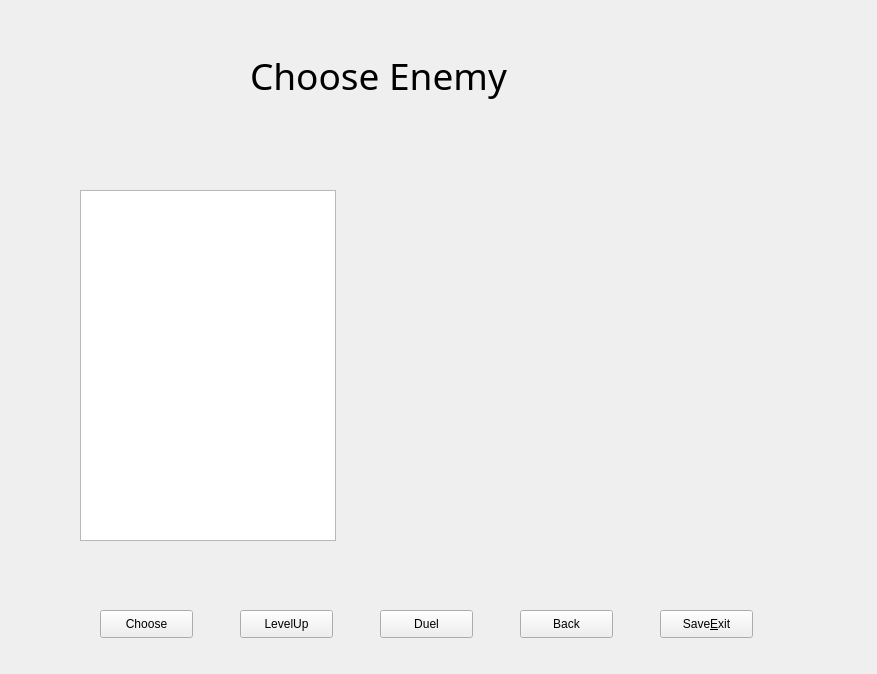
<?xml version="1.0" encoding="UTF-8"?>
<ui version="4.0">
 <class>BattleFiled</class>
 <widget class="QWidget" name="BattleFiled">
  <property name="geometry">
   <rect>
    <x>0</x>
    <y>0</y>
    <width>877</width>
    <height>674</height>
   </rect>
  </property>
  <property name="windowTitle">
   <string>Form</string>
  </property>
  <widget class="QPushButton" name="BattleType1">
   <property name="geometry">
    <rect>
     <x>100</x>
     <y>610</y>
     <width>93</width>
     <height>28</height>
    </rect>
   </property>
   <property name="text">
    <string>Choose</string>
   </property>
  </widget>
  <widget class="QPushButton" name="BattleType2">
   <property name="geometry">
    <rect>
     <x>380</x>
     <y>610</y>
     <width>93</width>
     <height>28</height>
    </rect>
   </property>
   <property name="text">
    <string>Duel</string>
   </property>
  </widget>
  <widget class="QPushButton" name="Save">
   <property name="geometry">
    <rect>
     <x>660</x>
     <y>610</y>
     <width>93</width>
     <height>28</height>
    </rect>
   </property>
   <property name="text">
    <string>Save&amp;Exit</string>
   </property>
  </widget>
  <widget class="QListWidget" name="PokeList">
   <property name="geometry">
    <rect>
     <x>80</x>
     <y>190</y>
     <width>256</width>
     <height>351</height>
    </rect>
   </property>
   <property name="font">
    <font>
     <pointsize>14</pointsize>
    </font>
   </property>
  </widget>
  <widget class="QPushButton" name="Battle1">
   <property name="geometry">
    <rect>
     <x>240</x>
     <y>610</y>
     <width>93</width>
     <height>28</height>
    </rect>
   </property>
   <property name="text">
    <string>LevelUp</string>
   </property>
  </widget>
  <widget class="QPushButton" name="Back">
   <property name="geometry">
    <rect>
     <x>520</x>
     <y>610</y>
     <width>93</width>
     <height>28</height>
    </rect>
   </property>
   <property name="text">
    <string>Back</string>
   </property>
  </widget>
  <widget class="QLabel" name="Pic">
   <property name="geometry">
    <rect>
     <x>520</x>
     <y>130</y>
     <width>241</width>
     <height>231</height>
    </rect>
   </property>
   <property name="text">
    <string/>
   </property>
  </widget>
  <widget class="QLabel" name="Title">
   <property name="geometry">
    <rect>
     <x>250</x>
     <y>30</y>
     <width>351</width>
     <height>91</height>
    </rect>
   </property>
   <property name="font">
    <font>
     <family>Adobe Arabic</family>
     <pointsize>28</pointsize>
    </font>
   </property>
   <property name="text">
    <string>Choose Enemy</string>
   </property>
  </widget>
  <widget class="QLabel" name="Shower">
   <property name="geometry">
    <rect>
     <x>490</x>
     <y>400</y>
     <width>291</width>
     <height>181</height>
    </rect>
   </property>
   <property name="font">
    <font>
     <family>Microsoft YaHei UI</family>
     <pointsize>14</pointsize>
    </font>
   </property>
   <property name="text">
    <string/>
   </property>
  </widget>
 </widget>
 <resources/>
 <connections/>
</ui>
